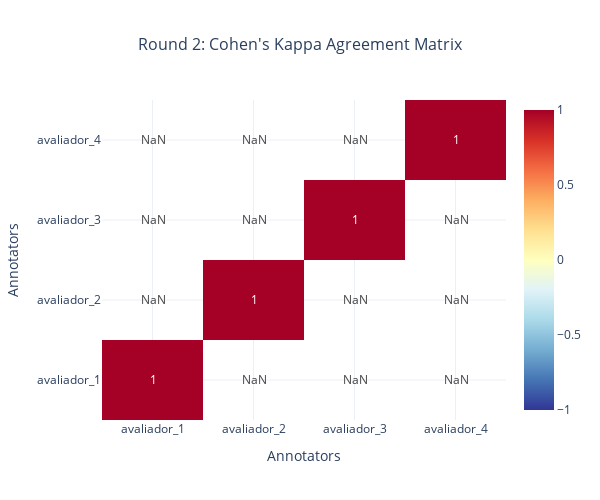

Source (notebook cell):
### Code cell
# 2. Round 2 Cohen's Kappa Heatmap
print("2. Round 2: Cohen's Kappa Matrix")
fig2 = go.Figure(data=go.Heatmap(z=kappa_matrix_r2.values, x=kappa_matrix_r2.columns, y=kappa_matrix_r2.index, colorscale="RdYlBu_r", zmin=-1, zmax=1, text=kappa_matrix_r2.round(3).values, texttemplate="%{text}", textfont={"size": 12}, showscale=True))

fig2.update_layout(title={"text": "Round 2: Cohen's Kappa Agreement Matrix", "x": 0.5, "font": {"size": 16}}, xaxis_title="Annotators", yaxis_title="Annotators", height=500, width=600)

fig2.show()
fig2.write_html(images_path / "03_iaa_r2_kappa_matrix.html")
fig2.write_image(images_path / "03_iaa_r2_kappa_matrix.png", width=600, height=500, scale=3)
print("Saved: 03_iaa_r2_kappa_matrix.html and .png")

### Figure 1 — Plotly figure (JSON) as saved in the notebook; plotly's stock layout.template omitted (floating-point values rounded to 4 significant figures)
{"data": [{"colorscale": [[0, "rgb(49,54,149)"], [0.1, "rgb(69,117,180)"], [0.2, "rgb(116,173,209)"], [0.3, "rgb(171,217,233)"], [0.4, "rgb(224,243,248)"], [0.5, "rgb(255,255,191)"], [0.6, "rgb(254,224,144)"], [0.7, "rgb(253,174,97)"], [0.8, "rgb(244,109,67)"], [0.9, "rgb(215,48,39)"], [1, "rgb(165,0,38)"]], "showscale": true, "text": [[1.0, NaN, NaN, NaN], [NaN, 1.0, NaN, NaN], [NaN, NaN, 1.0, NaN], [NaN, NaN, NaN, 1.0]], "textfont": {"size": 12}, "texttemplate": "%{text}", "type": "heatmap", "x": ["avaliador_1", "avaliador_2", "avaliador_3", "avaliador_4"], "y": ["avaliador_1", "avaliador_2", "avaliador_3", "avaliador_4"], "z": [[1.0, NaN, NaN, NaN], [NaN, 1.0, NaN, NaN], [NaN, NaN, 1.0, NaN], [NaN, NaN, NaN, 1.0]], "zmax": 1, "zmin": -1}], "layout": {"height": 500, "title": {"font": {"size": 16}, "text": "Round 2: Cohen's Kappa Agreement Matrix", "x": 0.5}, "width": 600, "xaxis": {"title": {"text": "Annotators"}}, "yaxis": {"title": {"text": "Annotators"}}}}
